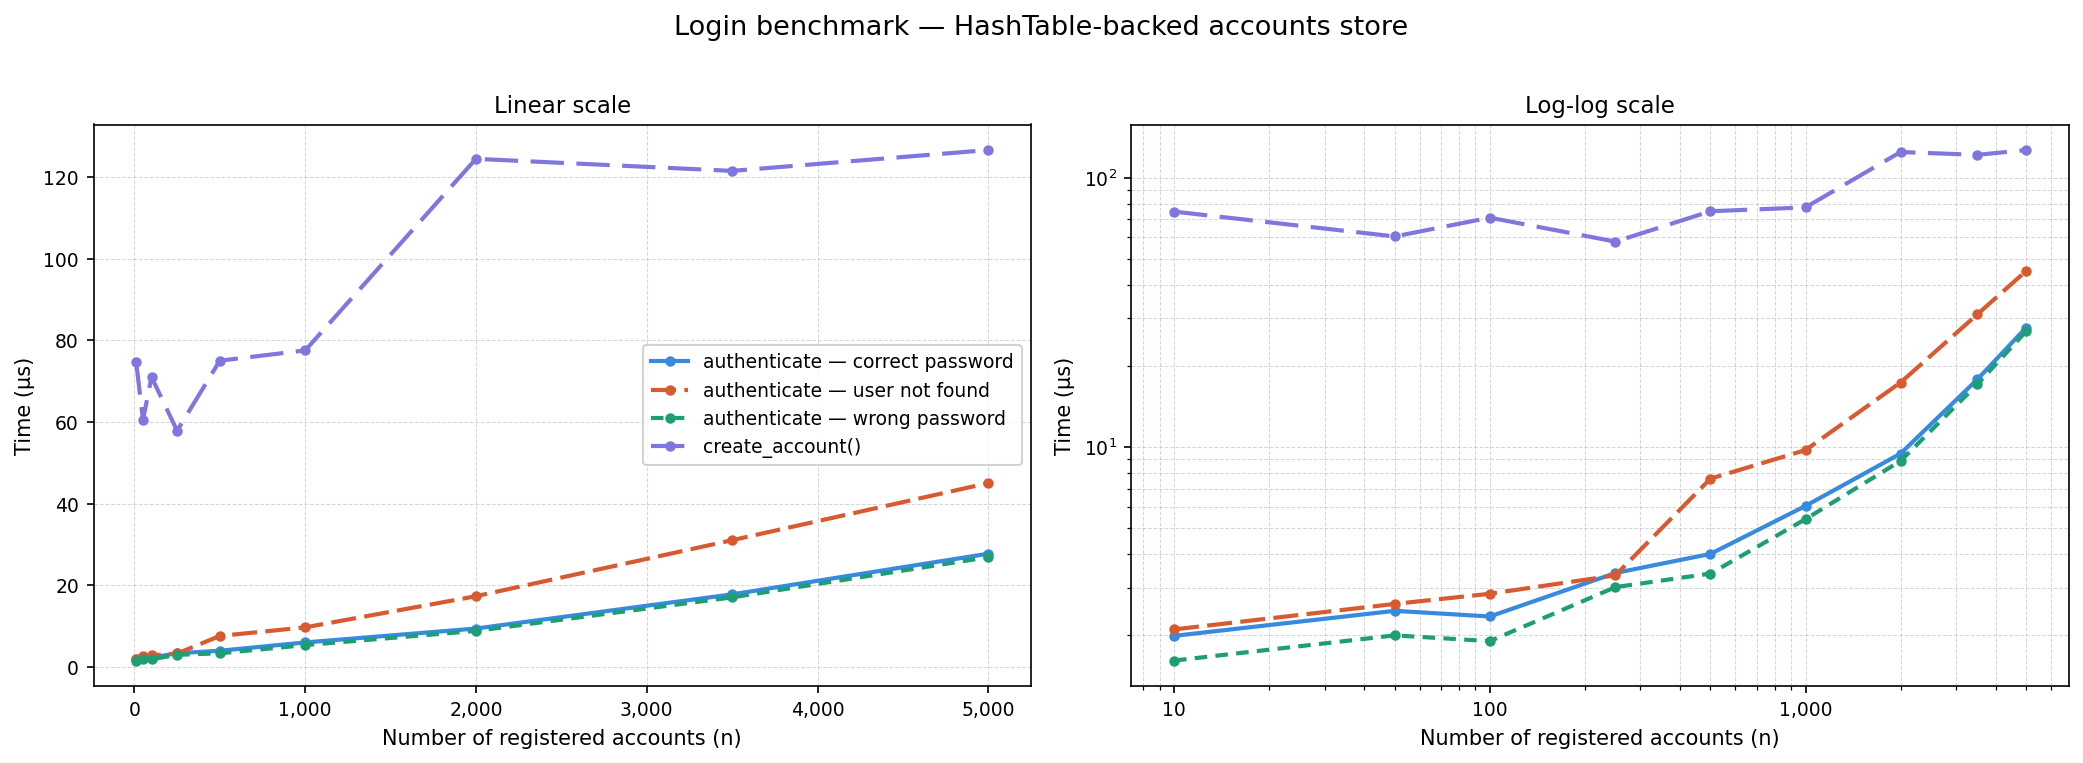

Source code (Python):
"""
benchmark_login.py
Measures real execution time of authenticate_account() and create_account()
in server.py across increasing account-table sizes (up to 5,000).

HOW TO RUN
----------
    pip install matplotlib
    python benchmark_login.py          # from Arcade/tests/integration/

Saves benchmark_login.png next to this file.
"""

import sys
import types
import time
import random
import string
import hashlib
import importlib.util
from pathlib import Path
from unittest.mock import MagicMock, mock_open

import matplotlib
matplotlib.use("Agg")
import matplotlib.pyplot as plt
import matplotlib.ticker as ticker

# ---------------------------------------------------------------------------
# Paths
# ---------------------------------------------------------------------------

PROJECT_ROOT = Path(__file__).parent.parent.parent / "py_server"
SERVER_PATH  = PROJECT_ROOT / "server.py"

for p in [str(PROJECT_ROOT), str(PROJECT_ROOT / "data_structures")]:
    if p not in sys.path:
        sys.path.insert(0, p)

# ---------------------------------------------------------------------------
# Benchmark settings
# ---------------------------------------------------------------------------

SIZES = [10, 50, 100, 250, 500, 1000, 2000, 3500, 5000]
RUNS  = 10   # averaged repetitions per measurement

# ---------------------------------------------------------------------------
# Helpers
# ---------------------------------------------------------------------------

def hash_pw(password: str) -> str:
    return hashlib.sha256(password.strip().encode("utf-8")).hexdigest()

def random_username(length=8) -> str:
    return "".join(random.choices(string.ascii_lowercase, k=length))

def random_password(length=10) -> str:
    return "".join(random.choices(string.ascii_letters + string.digits, k=length))

def measure(fn, runs=RUNS) -> float:
    """Return mean wall-clock time in seconds over `runs` calls."""
    times = []
    for _ in range(runs):
        t0 = time.perf_counter()
        fn()
        times.append(time.perf_counter() - t0)
    return sum(times) / len(times)

# ---------------------------------------------------------------------------
# Load server with stubbed I/O
# ---------------------------------------------------------------------------

def load_server(tmp_path: Path):
    """
    Import server.py with:
      - websockets stubbed (no real network)
      - all sibling modules stubbed
      - data files pointing at tmp_path (no real disk reads)
    Returns the loaded server module with a clean accounts table.
    """
    for key in list(sys.modules.keys()):
        if key in ("server", "websockets", "websockets.exceptions"):
            del sys.modules[key]

    ws_mod = types.ModuleType("websockets")
    ws_exc = types.ModuleType("websockets.exceptions")
    class ConnectionClosed(Exception): pass
    ws_exc.ConnectionClosed = ConnectionClosed
    ws_mod.exceptions = ws_exc
    ws_mod.serve = MagicMock()
    sys.modules["websockets"] = ws_mod
    sys.modules["websockets.exceptions"] = ws_exc

    for mod_name in ("games", "leaderboards", "profile",
                     "match_history", "player_search", "memory"):
        m = types.ModuleType(mod_name)
        m.refresh = lambda: None
        sys.modules[mod_name] = m

    # Create empty stub files
    for fname in ("accounts.ndjson", "chats.ndjson", "sessions.ndjson", "games.ndjson"):
        (tmp_path / fname).write_text("")

    spec = importlib.util.spec_from_file_location("server", SERVER_PATH)
    srv  = importlib.util.module_from_spec(spec)
    with __import__("unittest.mock", fromlist=["mock_open", "patch"]).patch(
        "builtins.open", mock_open(read_data="")
    ):
        spec.loader.exec_module(srv)

    srv.accounts_file = tmp_path / "accounts.ndjson"
    srv.sessions_file = tmp_path / "sessions.ndjson"
    srv.chats_file    = tmp_path / "chats.ndjson"
    return srv

# ---------------------------------------------------------------------------
# Run benchmarks
# ---------------------------------------------------------------------------

import tempfile

results = {
    "authenticate_existing":  [],   # look up a user who IS in the table
    "authenticate_missing":   [],   # look up a user who is NOT in the table
    "authenticate_invalid_pw":[],   # user exists but wrong password
    "create_account":         [],   # insert a brand-new account
}

print(f"Benchmarking login functions up to {SIZES[-1]:,} accounts "
      f"({RUNS} runs per measurement)...\n")

for n in SIZES:
    with tempfile.TemporaryDirectory() as tmp:
        tmp_path = Path(tmp)
        srv = load_server(tmp_path)

        # Pre-populate the accounts table with n unique users
        usernames = []
        passwords = []
        seen = set()
        while len(usernames) < n:
            u = random_username()
            if u not in seen:
                seen.add(u)
                p = random_password()
                usernames.append(u)
                passwords.append(p)
                srv.accounts.put(u, {"password": hash_pw(p), "team": "default"})

        # Pick a target in the middle of the table
        mid          = n // 2
        target_user  = usernames[mid]
        target_pw    = passwords[mid]
        missing_user = "zzznotauser"          # guaranteed absent
        new_user     = f"newuser_{n}"         # for create benchmark

        t_exist  = measure(lambda: srv.authenticate_account(target_user,  target_pw))
        t_miss   = measure(lambda: srv.authenticate_account(missing_user, "anypass"))
        t_badpw  = measure(lambda: srv.authenticate_account(target_user,  "wrongpw"))
        t_create = measure(lambda: srv.create_account(new_user, hash_pw("benchpw"), "red"))

        results["authenticate_existing"].append(t_exist   * 1_000_000)
        results["authenticate_missing"].append(t_miss     * 1_000_000)
        results["authenticate_invalid_pw"].append(t_badpw * 1_000_000)
        results["create_account"].append(t_create         * 1_000_000)

        print(
            f"  n={n:>5}  "
            f"auth_existing={t_exist*1e6:.2f}µs  "
            f"auth_missing={t_miss*1e6:.2f}µs  "
            f"auth_badpw={t_badpw*1e6:.2f}µs  "
            f"create={t_create*1e6:.2f}µs"
        )

# ---------------------------------------------------------------------------
# Plot
# ---------------------------------------------------------------------------

COLORS = {
    "authenticate_existing":   "#378ADD",
    "authenticate_missing":    "#D85A30",
    "authenticate_invalid_pw": "#1D9E75",
    "create_account":          "#7F77DD",
}
LABELS = {
    "authenticate_existing":   "authenticate — correct password",
    "authenticate_missing":    "authenticate — user not found",
    "authenticate_invalid_pw": "authenticate — wrong password",
    "create_account":          "create_account()",
}
DASHES = {
    "authenticate_existing":   (None, None),
    "authenticate_missing":    (6, 2),
    "authenticate_invalid_pw": (3, 2),
    "create_account":          (8, 3),
}

fig, axes = plt.subplots(1, 2, figsize=(14, 5))
fig.suptitle(
    "Login benchmark — HashTable-backed accounts store",
    fontsize=13, fontweight="500", y=1.01,
)

for fn, times in results.items():
    ls = (0, (DASHES[fn][0], DASHES[fn][1])) if DASHES[fn][0] else "solid"
    for ax in axes:
        ax.plot(
            SIZES, times,
            color=COLORS[fn], label=LABELS[fn],
            linestyle=ls, linewidth=2,
            marker="o", markersize=4,
        )

for ax, (xlog, ylog), title in zip(
    axes,
    [(False, False), (True, True)],
    ["Linear scale", "Log-log scale"],
):
    ax.set_title(title, fontsize=11, fontweight="500")
    ax.set_xlabel("Number of registered accounts (n)", fontsize=10)
    ax.set_ylabel("Time (µs)", fontsize=10)
    if xlog: ax.set_xscale("log")
    if ylog: ax.set_yscale("log")
    ax.grid(True, which="both", linestyle="--", linewidth=0.5, alpha=0.5)
    ax.tick_params(labelsize=9)
    ax.xaxis.set_major_formatter(
        ticker.FuncFormatter(lambda v, _: f"{int(v):,}")
    )

axes[0].legend(fontsize=9, framealpha=0.85)
fig.tight_layout()

out = Path(__file__).parent / "benchmark_login.png"
fig.savefig(out, dpi=150, bbox_inches="tight")
print(f"\nChart saved → {out.resolve()}")
